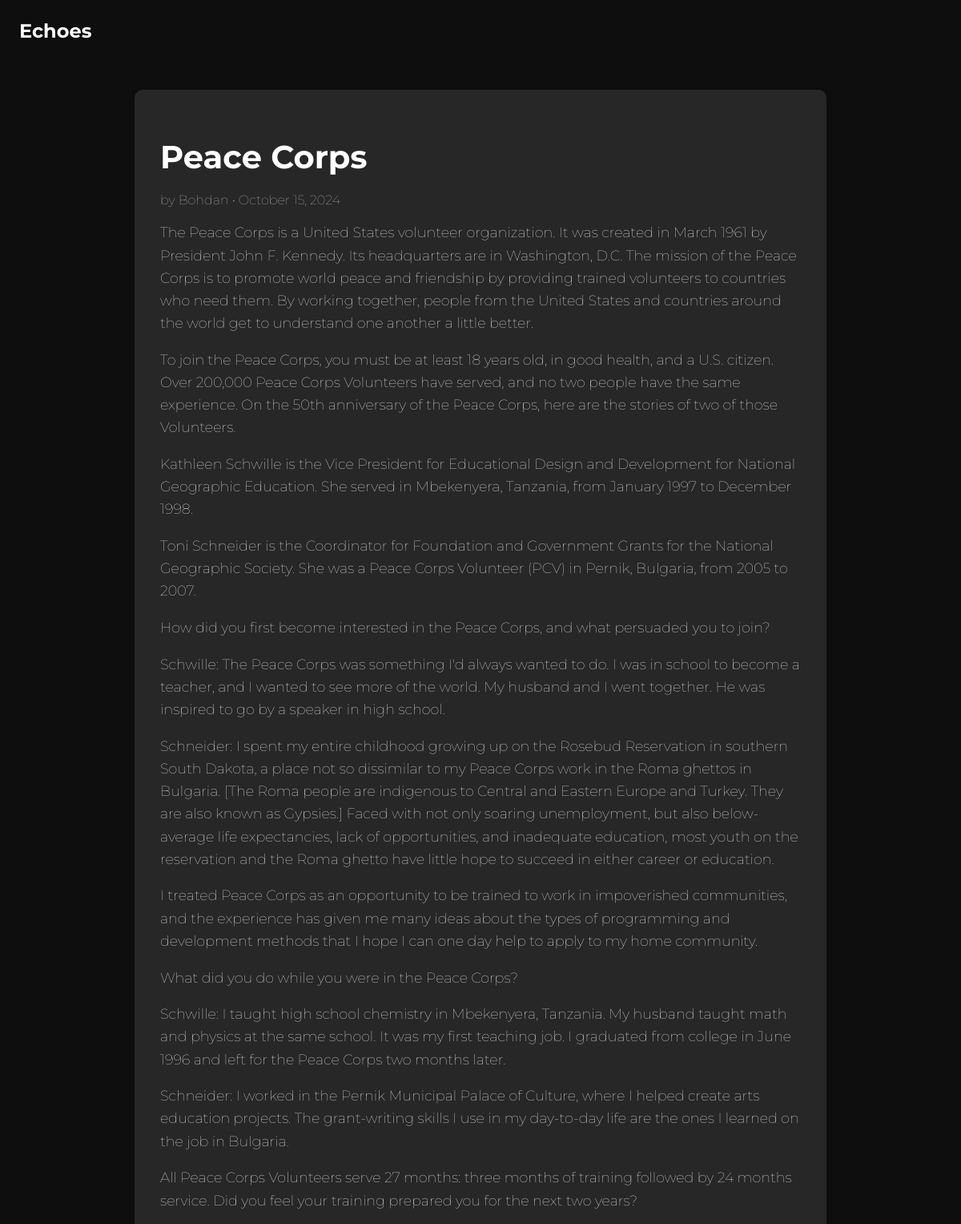
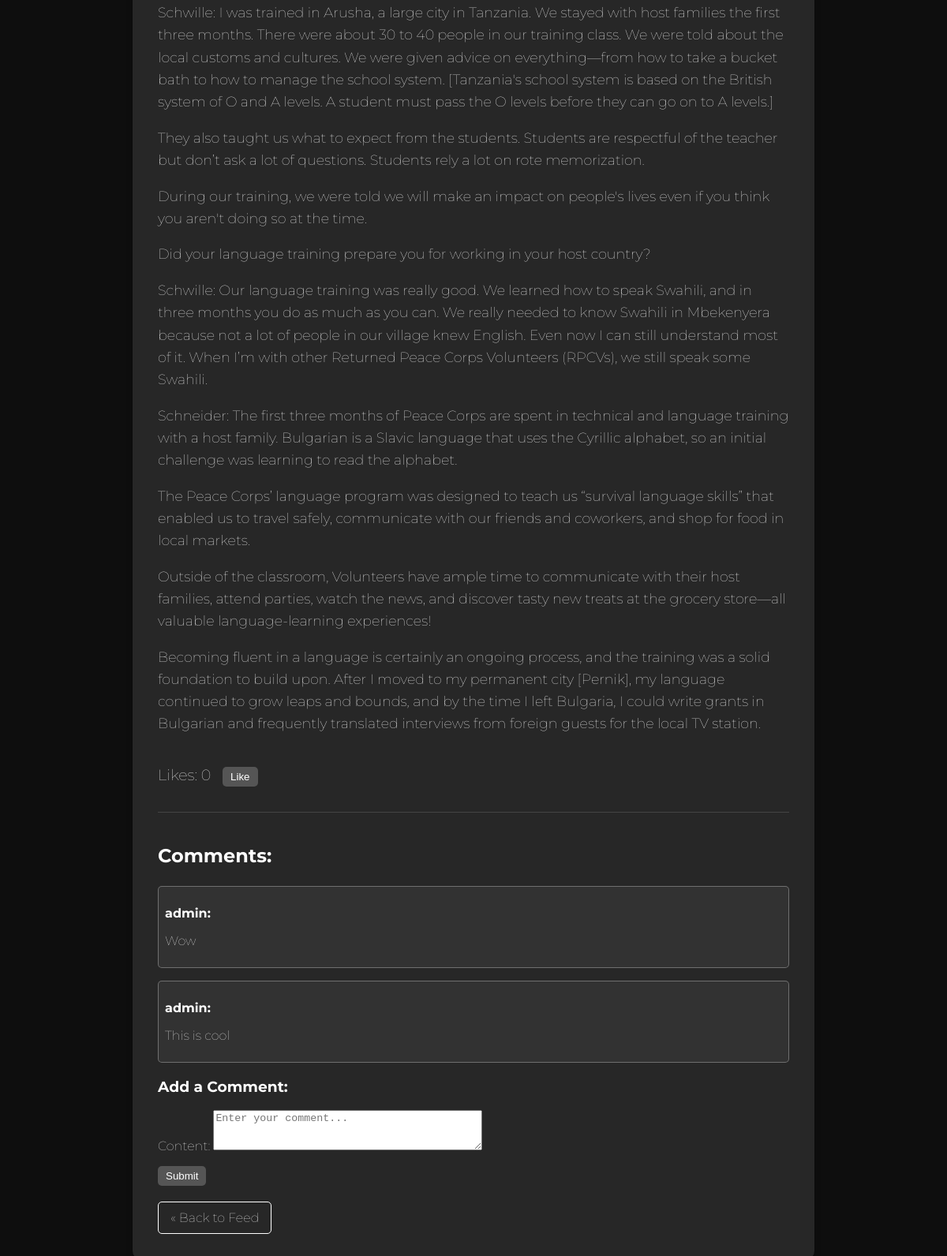
/blog/post/c878bd44-5c78-4ab4-9c99-9eb661af073a/ (signed in), run on the app's committed database (2 pictures, top to bottom).
### blog/models.py (models this page shows, shortened)
class Post(models.Model):
    id = models.UUIDField(primary_key=True, default=uuid.uuid4, editable=False, unique=True)
    title = models.CharField(max_length=200)
    content = models.TextField()
    date_posted = models.DateTimeField(auto_now_add=True)
    author = models.ForeignKey(User, on_delete=models.CASCADE)
    likes = models.IntegerField(default=0, editable=False)

class Comment(models.Model):
    post = models.ForeignKey(Post, on_delete=models.CASCADE, related_name='comments')
    author = models.ForeignKey(User, on_delete=models.CASCADE)
    content = models.TextField()
    date_posted = models.DateTimeField(auto_now_add=True)

### blog/views.py (the view)
# urls.py: path("post/<uuid:post_id>/", post_detail, name="post_detail"),
@login_required(login_url='login')
def post_detail(request, post_id):
    post = get_object_or_404(Post, pk=post_id)
    comments = post.comments.all()
    if request.method == 'POST':
        form = CommentForm(request.POST)
        if form.is_valid():
            comment = form.save(commit=False)
            comment.post = post
            comment.author = request.user
            comment.save()
            return redirect('post_detail', post_id=post.id)
    else:
        form = CommentForm()
    return render(request, "post_detail.html", {
        "post": post,
        "comments": comments,
        "form": form,
    })

### blog/forms.py
class CommentForm(forms.ModelForm):
    class Meta:
        model = Comment
        fields = ['content']
        widgets = {
            "content": forms.Textarea(attrs={'rows': 3, 'placeholder': 'Enter your comment...'}),
        }

### templates/post_detail.html (shortened to what this page needs)
<!DOCTYPE html>
<html lang="en">
<head>
</head>
<body>
    <div class="logo">Echoes</div>
    <div class="container">
        <h1 class="post-title">{{ post.title }}</h1>
        <div class="post-meta">
            <span>by {{ post.author }}</span> &bull;
            <span>{{ post.date_posted|date:"F j, Y" }}</span>
        </div>
        <div class="post-content">{{ post.content|linebreaks }}</div>
        <div class="likes-section">
            <span>Likes: {{ post.likes }}</span>
            <button style="margin-left: 10px; background-color: #555; border: none; color: white; padding: 5px 10px; border-radius: 5px;">Like</button>
        </div>
        <div class="comment-section">
            <h3>Comments:</h3>
            {% for comment in comments %}
                <div class="comment">
                    <p class="comment-author">{{ comment.author }}:</p>
                    <p>{{ comment.content }}</p>
                </div>
            {% empty %}
                <p>No comments yet.</p>
            {% endfor %}
        </div>
        <h3>Add a Comment:</h3>
        <form method="POST">
            {{ form.as_p }}
            <button type="submit" style="background-color: #555; border: none; color: white; padding: 5px 10px; border-radius: 5px;">Submit</button>
        </form>
        <a class="back-link" href="{% url 'feed' %}">&laquo; Back to Feed</a>
    </div>
</body>
</html>

### templates/post_detail.html (style rules this page uses)
html { font-family: "Montserrat", sans-serif; font-weight: 300; }
body { font-family: "Montserrat", sans-serif; font-weight: 100; margin: 0; background: #0e0e0e; color: white; display: flex; justify-content: center; align-items: flex-start; padding: 2em; }
.logo { position: absolute; top: 1em; left: 1em; font-size: 1.5em; font-weight: bold; color: white; }
.container { max-width: 800px; width: 100%; background: rgba(255, 255, 255, 0.1); border-radius: 10px; padding: 2em; box-shadow: 0 4px 8px rgba(0, 0, 0, 0.2); margin-top: 5em; }
.post-title { font-weight: 700; font-size: 2.5em; margin-bottom: 0.5em; }
.post-meta { font-size: 1em; color: #ccc; margin-bottom: 1em; }
.post-content { font-size: 1.1em; line-height: 1.6em; margin-top: 1em; margin-bottom: 2em; }
.likes-section { margin-top: 2em; font-size: 1.2em; }
.comment-section { margin-top: 2em; border-top: 1px solid #444; padding-top: 1em; }
.comment-section h3 { font-size: 1.5em; margin-bottom: 1em; }
.comment { margin-bottom: 1em; padding: 0.5em; border: 1px solid rgba(255, 255, 255, 0.3); border-radius: 5px; background: rgba(255, 255, 255, 0.05); }
.comment-author { font-weight: bold; color: #fff; }
.back-link { margin-top: 20px; font-size: 1em; color: white; text-decoration: none; border: 1px solid white; padding: 10px 15px; border-radius: 5px; display: inline-block; }

### data on the page
Post: title "Peace Corps", author "Bohdan", date_posted "October 15, 2024", content "The Peace Corps is a United States volunteer organization. It was created in March 1961 by President John F. Kennedy. Its headquarters are in Washington, D.C. The mission of the Peace Corps is to promote world peace and friendship by providing trained volunteers to countries who need them. By working together, people from the United States and countries around the world get to understand one another a little better. To join the Peace Corps, you must be at least 18 years old, in good health, and a U.S. citizen. Over 200,000 Peace Corps Volunteers have served, and no two people have the same experience. On the 50th anniversary of the Peace Corps, here are the stories of two of those…", likes "0"
Comment: author "admin", content "Wow"
Comment: author "admin", content "This is cool"
